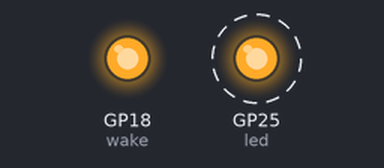
Bench run of a program on a simulated Raspberry Pi Pico running MicroPython. Parts: output pins drawn as LEDs (lit = HIGH). Dashed ring = blinking. Pins used as bus, display or sensor lines are not drawn; what the program prints to the serial console is not drawn.

Above: at 0.8 s.
Timing chart, 0 to 4.7 s (numbered marks = the images above):
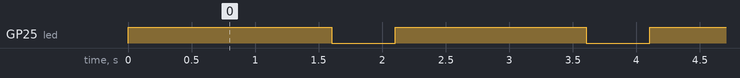

The program:

pico_linbus_NCV7430_RGB_LED_demo.py
```python
# For use with
# https://www.skpang.co.uk/collections/hats/products/raspberry-pi-pico-lin-bus-board
# RGB LIN-BUS LED
# https://www.skpang.co.uk/collections/breakout-boards/products/ncv7430-lin-bus-rgb-led-breakout-baord


from machine import UART, Pin
import time

SET_LED_CONTROL = 0x23
SET_LED_COLOUR  = 0x24

led = Pin(25, Pin.OUT)
led.value(1)

cs  = Pin(19, Pin.OUT)
wake  = Pin(18, Pin.OUT)

cs.value(1)
wake.value(1)
uart0 = UART(0, baudrate=19200, tx=Pin(16), rx=Pin(17))

def lin_parity(lin_id):
    bit = lambda v,b: (v>>b) & 0x1

    p0 = bit(lin_id ,0) ^ bit(lin_id,1)^ bit(lin_id ,2) ^ bit(lin_id ,4)
    p1 = 1^(bit(lin_id,1) ^ bit(lin_id ,3)^ bit(lin_id,4) ^ bit(lin_id,5))
    return (p0 | (p1<<1))<<6

def lin_write(lin_id,data,len,enhanced_crc):

    crc = calculate_crc(lin_id,data,len,enhanced_crc)
    lin_id = lin_id | lin_parity(lin_id)

    uart0.sendbreak()
    uart0.write(b'\x55')
    uart0.write(lin_id.to_bytes(1,'big'))
    uart0.write(data)
    uart0.write(crc.to_bytes(1,'big'))

def lin_read(data,len):
    time.sleep(1)

def calculate_crc(lin_id,array_bin, size, enhanced_crc):

    if enhanced_crc == 1:
        sum = lin_id
    else:
        sum = 0

    for i in range(size):
        sum = sum + array_bin[i]

        if sum >= 256:
              sum = sum-255
    sum = (-sum-1) & 0xff
    return sum

print("Raspberry Pi Pico LIN-bus NCV7430 RGB LED demo. skpang.co.uk 2023")

lin_init = bytearray([0xc0, 0x00, 0x00, 0x7f]) # Initialise NCV7430
lin_write(SET_LED_CONTROL,lin_init,4,0)
time.sleep(0.1)


while 1:

    led.value(1)
    set_red = bytearray([0xc0,0,0,0,0x31,00,0xff,0])
    lin_write(SET_LED_COLOUR,set_red,8,0)

    time.sleep(0.5)

    set_green = bytearray([0xc0,0,0,0,0x31,0xff,0,0])
    lin_write(SET_LED_COLOUR,set_green,8,0)
    time.sleep(0.5)

    set_blue = bytearray([0xc0,0,0,0,0x31,00,0,0xff])
    lin_write(SET_LED_COLOUR,set_blue,8,0)
    time.sleep(0.5)

    led.value(0)
    time.sleep(0.5)
```

Measured:
- by itself, GP25 (led): alternates HIGH for 1.5 s and LOW for 0.50 s
